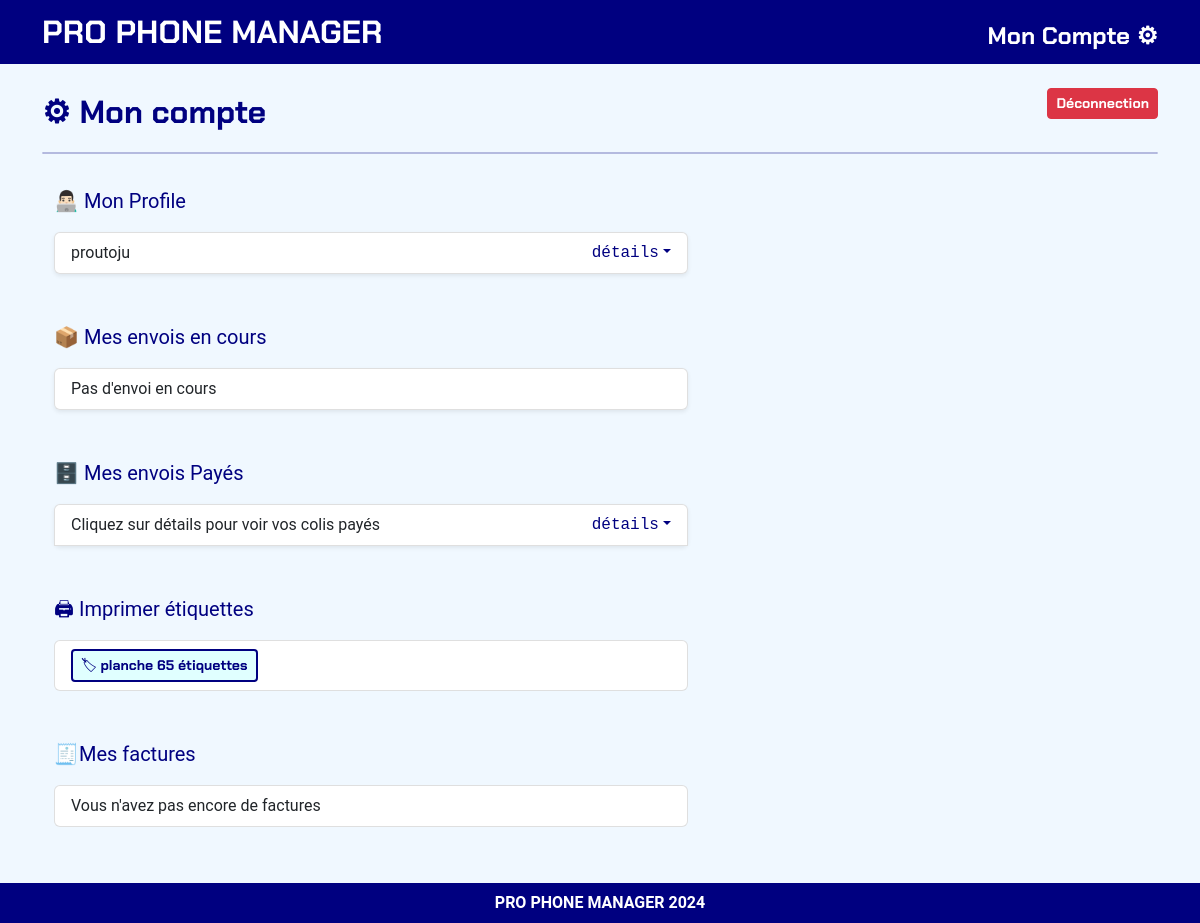
/settings/ (signed in), run on an earlier commit of the app's database.
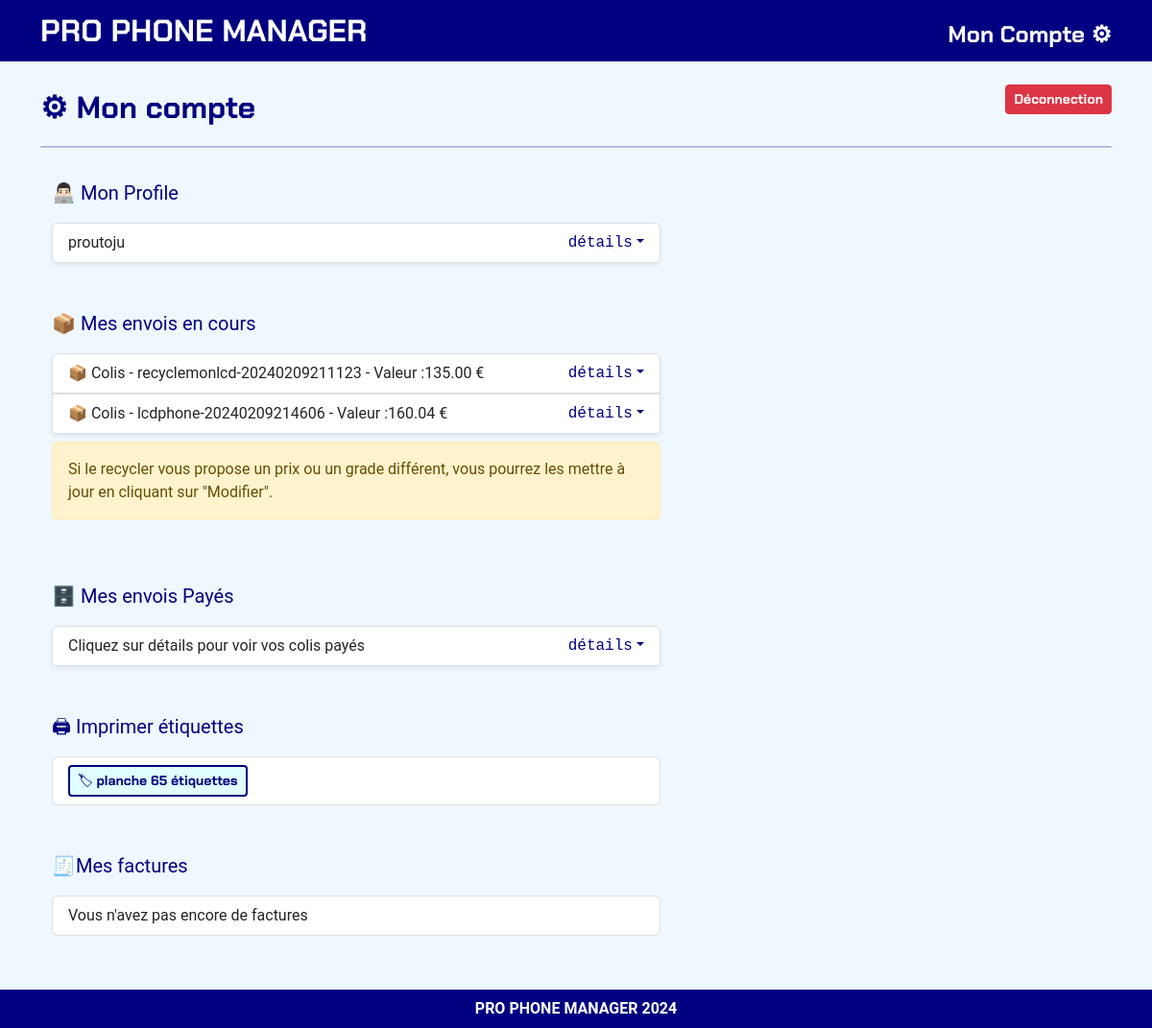
And on a later commit of the database.
### listings/models.py (models this page shows, shortened)
class Package(models.Model):
    reference = models.CharField(max_length=40, unique=True)
    brokenscreens = models.ManyToManyField('BrokenScreen', related_name='packages')
    date_shipped = models.DateTimeField(auto_now_add=True)
    is_shipped = models.BooleanField(default=False)
    is_paid = models.BooleanField(default=False)
    total_value = models.DecimalField(max_digits=10, decimal_places=2, default=0)
    def get_brokenscreen_fields(self):
        brokenscreen_instances = list(self.brokenscreens.all())
        logger.info(f"get_brokenscreen_fields() returned: {type(brokenscreen_instances)}")
        return brokenscreen_instances

### listings/views.py (the view)
# urls.py: path('settings/', settings_view, name='settings_view'),
@login_required
def settings_view(request):
    repair_store = RepairStore.objects.get(user=request.user)
    unique_references = Package.objects.filter(brokenscreens__repairstore=repair_store).values_list('reference', flat=True).distinct()
    packages_info = {}
    non_paid_packages = []  # Ajouter une liste pour les colis non payés
    paid_packages = []  # Ajouter une liste pour les colis archivés
    total_value_paid = 0  # Initialiser la valeur totale des colis payés
    for reference in unique_references:
        package = Package.objects.filter(
            reference=reference,
            brokenscreens__repairstore=repair_store
        ).first()
        if package:
            brokenscreen_fields = package.get_brokenscreen_fields()
            packages_info[reference] = {
                'package': package,
                'brokenscreen_fields': brokenscreen_fields,
            }
            if not package.is_paid:
                non_paid_packages.append(package)  # Ajouter le colis non payé à la liste
            elif package.is_paid:
                paid_packages.append(package)  # Ajouter le colis archivé à la liste
            if package.is_paid:
                total_value_paid += package.total_value  # Ajouter la valeur totale du colis payé
    has_paid_packages = any(package_info['package'].is_paid for package_info in packages_info.values())
    context = {
        'repair_store': repair_store,
        'packages_info': packages_info,
        'has_paid_packages': has_paid_packages,
        'non_paid_packages': non_paid_packages,  # Ajouter la liste des colis non payés au contexte
        'paid_packages': paid_packages,  # Ajouter la liste des colis archivés au contexte
        'total_value_paid': total_value_paid,  # Ajouter la valeur totale des colis payés au contexte
    }
    return render(request, 'settings_view.html', context)

### listings/models.py (called while the page is built)
    def __str__(self):
        return self.value

    def __str__(self):
        return self.screenbrand

    def __str__(self):
        return f"{self.screenmodel}"

### listings/templates/settings_view.html (shortened to what this page needs)
{% extends "base_webapp.html" %}
{% load static %}
{% block page_title %}
<span>⚙ Mon compte</span>
<span>
    <a class="btn btn-sm btn-danger float-end" style="cursor:pointer;" data-bs-toggle="modal" data-bs-target="#logoutModal">Déconnection</a>
</span>
{% endblock page_title %}
{% block page_content %}
<div class="row mb-4 md-mb-5 mb-lg-5">
	<div class="col-12 col-md-8 col-lg-7 mb-3 fs-5 text-blue">👨🏻‍💻 Mon Profile</div>
	<div class="col-12 col-md-8 col-lg-7">
		<ul class="list-group shadow-sm">
			<li class="list-group-item fs-6">
				<span>{{ user.username }}</span>
				<span class="float-end font-monospace text-blue fs-6 dropdown-toggle">détails</span>
			</li>
		</ul>
	</div>
</div>
<div class="row mb-5">
    <div class="col-12 col-md-8 col-lg-7 mb-3 fs-5 text-blue">📦 Mes envois en cours</div>
    <div class="col-12 col-md-8 col-lg-7">
        {% if non_paid_packages|length > 0 %}
            <ul class="list-group shadow-sm">
                {% for package in non_paid_packages %}
                    <li class="list-group-item fs-6">
                        <span class="float-end font-monospace text-blue fs-6 dropdown-toggle" data-bs-toggle="collapse" href="#collapseShipments{{ package.reference }}" role="button" aria-expanded="false" aria-controls="collapseShipments{{ package.reference }}">détails</span>
                        📦 Colis - {{ package.reference }} - Valeur :{{ package.total_value }} €
                    </li>
                {% endfor %}
            </ul>
            <div class="alert alert-warning mt-2" role="alert">
                Si le recycler vous propose un prix ou un grade différent, vous pourrez les mettre à jour en cliquant sur "Modifier".
            </div>
        {% else %}
            <ul class="list-group shadow-sm">
                <li class="list-group-item fs-6">Pas d'envoi en cours</li>
            </ul>
        {% endif %}
    </div>
</div>
<div class="row mb-5">
    <div class="col-12 col-md-8 col-lg-7 mb-3 fs-5 text-blue">🗄️ Mes envois Payés</div>
    <div class="col-12 col-md-8 col-lg-7">
        <ul class="list-group shadow-sm">
            {% if paid_packages %}
                <li class="list-group-item fs-6">
                    Cliquez sur détails pour voir vos colis payés
                    <span class="float-end font-monospace text-blue fs-6 dropdown-toggle" data-bs-toggle="collapse" href="#collapseArchivedPackages" role="button" aria-expanded="false" aria-controls="collapseArchivedPackages">détails</span>
                </li>
            {% else %}
                <li class="list-group-item fs-6">Pas d'envoi archivés actuellement</li>
            {% endif %}
        </ul>
    </div>
</div>
<div class="row mb-5">
	<div class="col-12 col-md-8 col-lg-7 mb-3 fs-5 text-blue">🖨 Imprimer étiquettes</div>
	<div class="col-12 col-md-8 col-lg-7">
		<ul class="list-group">
			<li class="list-group-item">
				<a href="{% url 'stickers' %}" class="btn btn-sm btn-outline-blue" target="blank">🏷 planche 65 étiquettes</a>
            </li>
		</ul>
	</div>
</div>
<div class="row mb-5">
    <div class="col-12 col-md-8 col-lg-7 mb-3 fs-5 text-blue">🧾Mes factures</div>
    <div class="col-12 col-md-8 col-lg-7">
        <ul class="list-group">
            <li class="list-group-item">
                Vous n'avez pas encore de factures
            </li>
        </ul>
    </div>
</div>
{% endblock page_content %}

### listings/templates/base_webapp.html
{% extends "base_lcd.html" %}
{% load static %}
{% load l10n %}
{% block navbar %}
<div class="container-fluid py-2 mb-0 bg-blue">
    <div class="container">
        <div class="row">
            <div class="col">
                {% if user.is_authenticated %}
                    {% if request.resolver_match.url_name != 'complete_store_configuration' %}
                        <a class="text-decoration-none fs-2 logo-white" href="{% url 'dashboard' %}">PRO PHONE MANAGER</a>
                    {% else %}
                        <a class="text-decoration-none fs-2 logo-white" href="{% url 'landing' %}">PRO PHONE MANAGER</a>
                    {% endif %}
                {% else %}
                    <a class="text-decoration-none fs-2 logo-white" href="{% url 'landing' %}">PRO PHONE MANAGER</a>
                {% endif %}
            </div>
            <div class="col text-end">
                <div class="col text-end" style="margin-top: 10px;">
                    {% if request.resolver_match.url_name != 'complete_store_configuration' %}
                        <a class="text-decoration-none logo-white small-font" style="font-size: 24px;" href="{% url 'settings_view' %}" {% if not profile_complete %}disabled{% endif %}>Mon Compte ⚙</a>
                    {% endif %}
                </div>
            </div>
        </div>
    </div>
</div>
{% endblock navbar %}
{% block content %}
<div class="container-lg mt-4 mb-3">
	<div class="row fs-2 logo-blue">
		<div class="col-12">{% block page_title %}{% endblock page_title %}</div>
		<div class="col-12"><hr></div>
	</div>
</div>
<div class="container-lg mb-5 ps-md-4">
	{% block page_content %}{% endblock page_content %}
</div>
{% endblock content %}
{% block footer %}
<div class="text-white fs-6 fw-bold text-center">PRO PHONE MANAGER 2024</div>
{% endblock footer %}

### listings/templates/base_lcd.html (shortened to what this page needs)
{% load static %}
<!doctype html>
<html lang="fr">
<head>
    <link rel="stylesheet" href="{% static 'bootstrap-5.2.3-dist/css/bootstrap.min.css' %}">
    <link rel="stylesheet" href="{% static 'styles.css' %}">
</head>
<body class="pb-5">
    {% block navbar %}{% endblock navbar %}
    {% block content %}{% endblock content %}
    <div class="container-fluid fixed-bottom bg-blue py-2">
        <div class="container py-0 my-0">
            {% block footer %}{% endblock footer %}
        </div>
    </div>
</body>
</html>

### listings/static/styles.css (style rules this page uses)
body { font-family: 'Roboto', sans-serif; scroll-behavior: smooth; background-color: AliceBlue; }
hr { border: 1px solid navy; border-radius: 5px; }
a { color:navy; }
.logo-blue { font-family: 'ChakraPetch', sans-serif; color:navy; font-weight: bold; }
.logo-white { font-family: 'ChakraPetch', sans-serif; color:white; font-weight: bold; }
.text-blue { color:navy; }
.btn { font-family: 'ChakraPetch', sans-serif; }
.btn-outline-blue { font-family: 'ChakraPetch', sans-serif; color:navy; background-color:LightCyan; border: 2px solid navy; }
.bg-blue { background-color: navy; color:white; }

What changed in the data, as far as the page shows it:
added Package: reference "recyclemonlcd-20240209211123", total_value "135.00"
added Package: reference "lcdphone-20240209214606", total_value "160.04"
Also different on the page:
text no longer shown: "Pas d'envoi en cours"
text now shown: "Si le recycler vous propose un prix ou un grade différent, vous pourrez les mettre à jour en cliquant sur \"Modifier\"."
